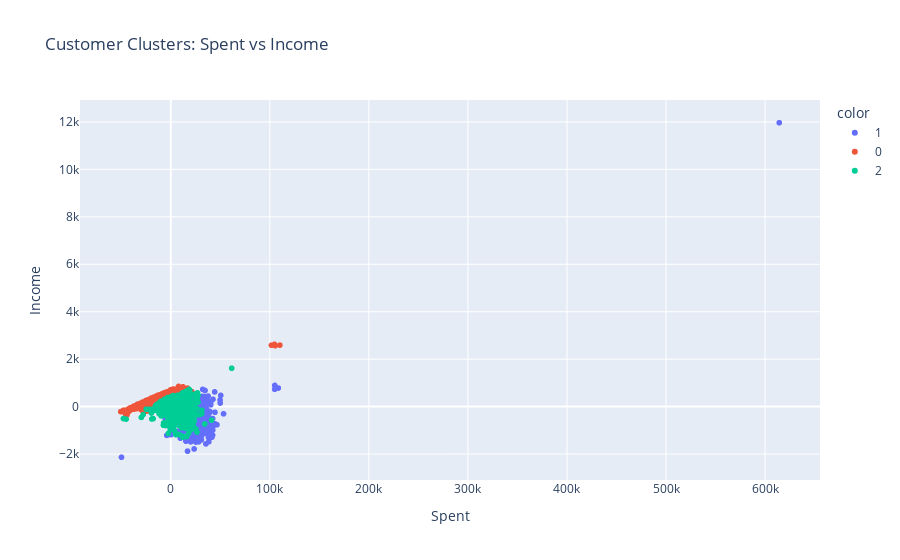

Write notebook code for a chart like this one.
### Code cell
# Create scatter plot
fig = px.scatter(
    data_frame=X_pca,
    x="PC1",
    y="PC2",
    color=labels.astype(str),
    title="Customer Clusters: Spent vs Income"
)
fig.update_layout(xaxis_title="Spent", 
                  yaxis_title="Income")
fig.show()

### Figure 1 — Plotly figure (JSON) as saved in the notebook; plotly's stock layout.template omitted (floating-point values rounded to 4 significant figures; data arrays with more than 128 entries replaced by an {"elided": "..."} marker saying what was removed)
{"data": [{"hovertemplate": "color=1<br>PC1=%{x}<br>PC2=%{y}<extra></extra>", "legendgroup": "1", "marker": {"color": "#636efa", "symbol": "circle"}, "mode": "markers", "name": "1", "showlegend": true, "type": "scattergl", "x": {"elided": "559 float values"}, "xaxis": "x", "y": {"elided": "559 float values"}, "yaxis": "y"}, {"hovertemplate": "color=0<br>PC1=%{x}<br>PC2=%{y}<extra></extra>", "legendgroup": "0", "marker": {"color": "#EF553B", "symbol": "circle"}, "mode": "markers", "name": "0", "showlegend": true, "type": "scattergl", "x": {"elided": "1046 float values"}, "xaxis": "x", "y": {"elided": "1046 float values"}, "yaxis": "y"}, {"hovertemplate": "color=2<br>PC1=%{x}<br>PC2=%{y}<extra></extra>", "legendgroup": "2", "marker": {"color": "#00cc96", "symbol": "circle"}, "mode": "markers", "name": "2", "showlegend": true, "type": "scattergl", "x": {"elided": "635 float values"}, "xaxis": "x", "y": {"elided": "635 float values"}, "yaxis": "y"}], "layout": {"legend": {"title": {"text": "color"}, "tracegroupgap": 0}, "title": {"text": "Customer Clusters: Spent vs Income"}, "xaxis": {"anchor": "y", "domain": [0, 1], "title": {"text": "Spent"}}, "yaxis": {"anchor": "x", "domain": [0, 1], "title": {"text": "Income"}}}}
